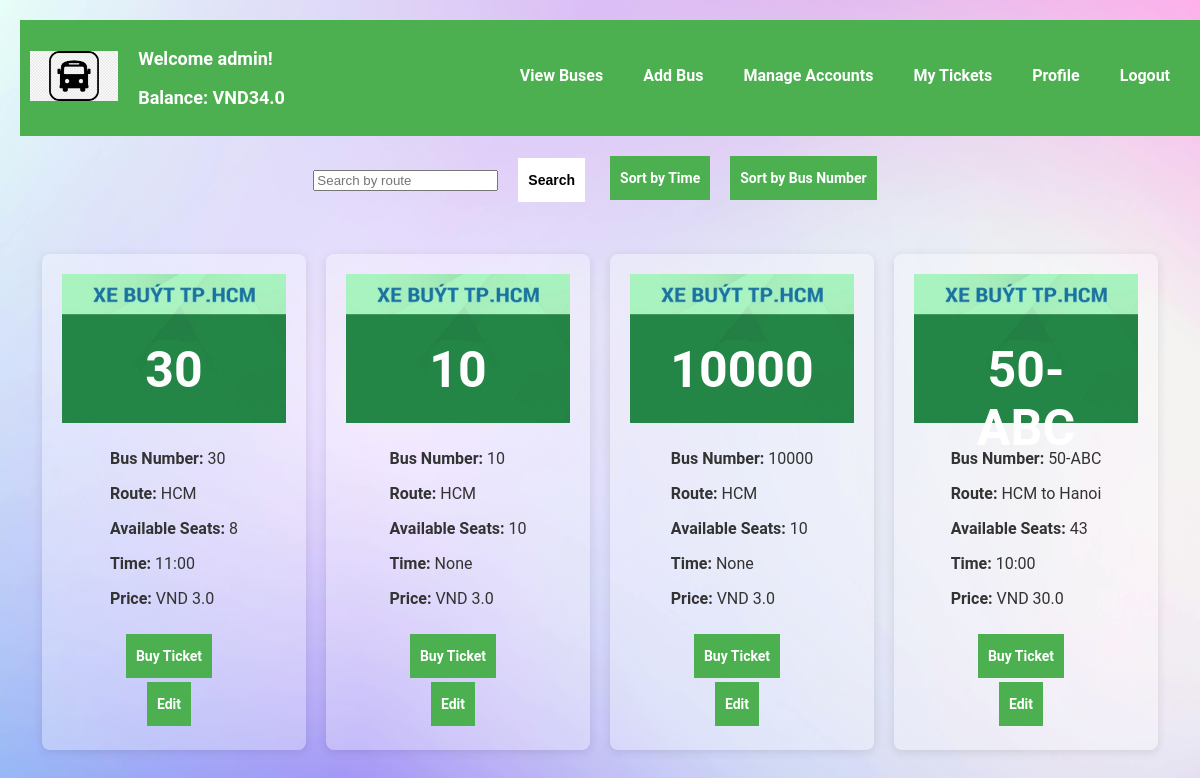
/view_buses (signed in), run on an earlier commit of the app's database.
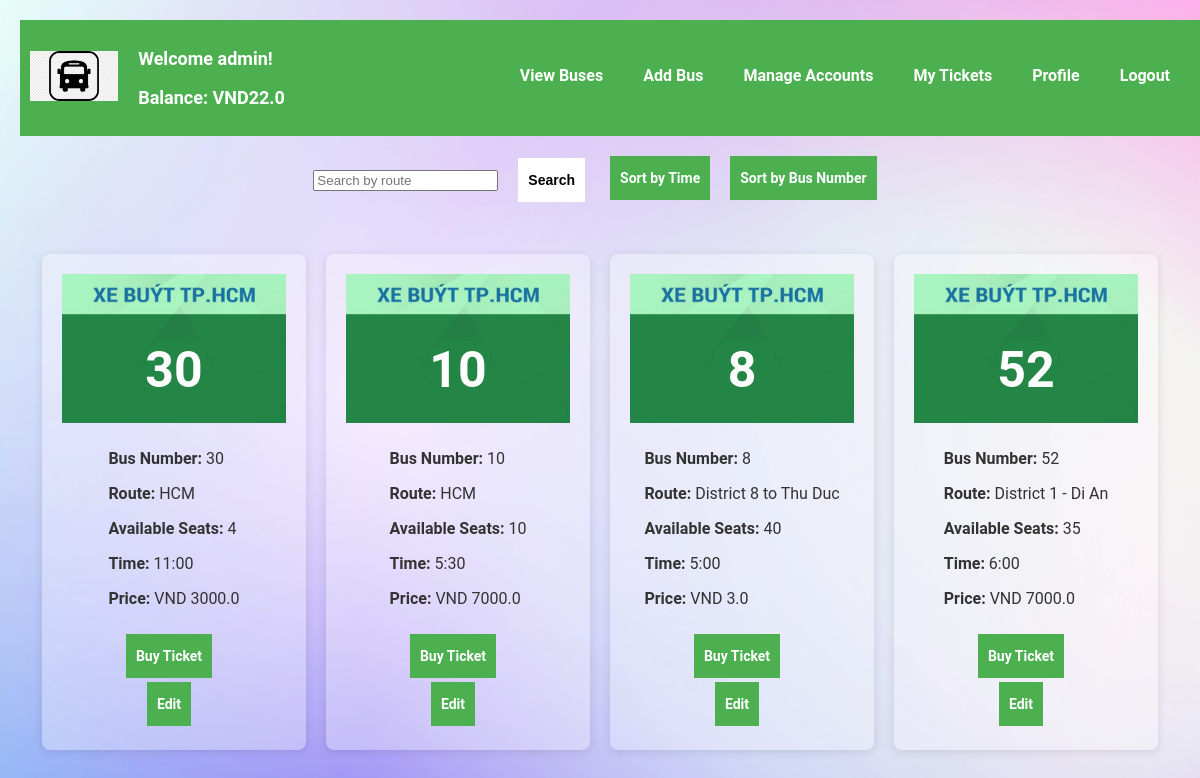
And on a later commit of the database.
### tables this page shows
CREATE TABLE users (
            id INTEGER PRIMARY KEY,
            username TEXT NOT NULL UNIQUE,
            password_hash TEXT NOT NULL
        , email TEXT, phone_number TEXT, gender TEXT, balance REAL DEFAULT 0.0, name TEXT);

CREATE TABLE buses (
            id INTEGER PRIMARY KEY,
            bus_number TEXT NOT NULL,
            route TEXT NOT NULL,
            total_seats INTEGER NOT NULL,
            available_seats INTEGER NOT NULL
        , time TEXT, price REAL DEFAULT 0.0);

### app.py (the view)
@app.route('/view_buses', methods=['GET', 'POST'])
def view_buses_route():
    user_id = session.get('user_id')
    if not user_id:
        flash('You need to log in to view buses.')
        return redirect(url_for('login'))
    user = UserDAO.get_user_by_id(user_id)
    sort_by = request.args.get('sort_by')
    search_query = request.form.get('search_query')
    buses = BusDAO.view_buses(sort_by=sort_by, search_query=search_query)
    balance = user[6]
    return render_template('view_buses.html', buses=buses, user=user, balance=balance)

### app.py (called while the page is built)
@app.before_request
def load_routes_into_trie():
    buses = BusDAO.view_buses()
    for bus in buses:
        trie.insert(bus[2])

### databases/bus_dao.py (called while the page is built)
    @staticmethod
    def view_buses(sort_by=None, search_query=None):
        conn = sqlite3.connect('bus_reservation.db')
        cursor = conn.cursor()
        query = 'SELECT * FROM buses'
        params = []
        if search_query:
            query += ' WHERE route LIKE ?'
            params.append(f'%{search_query}%')
        if sort_by:
            query += f' ORDER BY {sort_by}'
        cursor.execute(query, params)
        buses = cursor.fetchall()
        conn.close()
        return buses

### databases/user_dao.py (called while the page is built)
    @staticmethod
    def get_user_by_id(user_id):
        conn = sqlite3.connect('bus_reservation.db')
        cursor = conn.cursor()
        cursor.execute('SELECT * FROM users WHERE id = ?', (user_id,))
        user = cursor.fetchone()
        conn.close()
        return user

### trie.py (called while the page is built)
    def insert(self, word):
        node = self.root
        for char in word:
            if char not in node.children:
                node.children[char] = TrieNode()
            node = node.children[char]
        node.is_end_of_word = True

### templates/view_buses.html (shortened to what this page needs)
{% extends "base.html" %}
{% block content %}
<link rel="stylesheet" type="text/css" href="{{ url_for('static', filename='viewbus.css') }}">
<div class="container">
    <div class="search-sort-container">
        <form method="POST" action="{{ url_for('view_buses_route') }}" class="controls">
            <input type="text" id="search_query" name="search_query" placeholder="Search by route" onkeyup="autocomplete()">
            <button type="submit" class="buttonBack">Search</button>
        </form>
        <div class="sort-options">
            <a href="{{ url_for('view_buses_route', sort_by='time') }}" class="button2">Sort by Time</a>
            <a href="{{ url_for('view_buses_route', sort_by='bus_number') }}" class="button2">Sort by Bus Number</a>
        </div>
    </div>
    <div class="buses-container">
        {% for bus in buses %}
        <div class="bus-container">
            <div class="bus-image">
                <img src="{{ url_for('static', filename='images/bus_image.jpg') }}" alt="Bus Image">
                <div class="text-overlay">{{ bus[1] }}</div>
            </div>
            <div class="bus-info">
                <p><strong>Bus Number:</strong> {{ bus[1] }}</p>
                <p><strong>Route:</strong> {{ bus[2] }}</p>
                <p><strong>Available Seats:</strong> {{ bus[4] }}</p>
                <p><strong>Time:</strong> {{ bus[5] }}</p>
                <p><strong>Price:</strong> VND {{ bus[6] }}</p>
            </div>
            <a href="{{ url_for('buy_ticket', bus_id=bus[0]) }}" class="button2">Buy Ticket</a>
            {% if user[1] == 'admin' %}
            <a href="{{ url_for('edit_bus', bus_id=bus[0]) }}" class="button2">Edit</a>
            {% endif %}
        </div>
        {% endfor %}
    </div>
</div>
{% endblock %}

### templates/base.html (shortened to what this page needs)
<!DOCTYPE html>
<html lang="en">
<head>
    <link rel="stylesheet" type="text/css" href="{{ url_for('static', filename='styles.css') }}">
</head>
<body>
    <div class="header">
        <a href="{{ url_for('index') }}">
            <img src="{{ url_for('static', filename='images/logo.png') }}" alt="Logo" class="logo">
        </a>
        <div class="header-content">
            <div class="welcome-message">
                {% if user %}
                    <p>Welcome {{ user[1] }}!</p>
                    <p>Balance: VND{{ balance }}</p>
                {% else %}
                    <p><strong>Welcome to the Bus Reservation System</strong></p>
                {% endif %}
            </div>
            <div class="button-container">
                <a href="{{ url_for('view_buses_route') }}" class="button">View Buses</a>
                {% if user and user[1] == 'admin' %}
                <a href="{{ url_for('add_bus_route') }}" class="button">Add Bus</a>
                <a href="{{ url_for('manage_accounts') }}" class="button">Manage Accounts</a>
                {% endif %}
                <a href="{{ url_for('my_tickets') }}" class="button">My Tickets</a>
                <a href="{{ url_for('profile') }}" class="button">Profile</a>
                {% if user %}
                    <a href="{{ url_for('logout') }}" class="button">Logout</a>
                {% else %}
                    <a href="{{ url_for('login') }}" class="button">Login</a>
                {% endif %}
            </div>
        </div>
    </div>
    <div class="content">
        {% block content %}{% endblock %}
    </div>
</body>
</html>

### static/styles.css (style rules this page uses)
body { font-family: 'Roboto', sans-serif; background-color: #f4f7f6; color: #333; margin: 0; padding: 20px; background-image: url('/static/images/background.jpg'); background-size: cover; background-position: center; }
.header { display: flex; align-items: center; padding: 10px; width: 100%; background-color: #4CAF50; }
.logo { height: 50px; }
.header-content { display: flex; align-items: center; flex-grow: 1; justify-content: space-between; }
.welcome-message { font-size: 18px; font-weight: bold; color: white; margin-left: 20px; }
.button-container { display: flex; gap: 10px; }
.button { padding: 10px; background-color: #4CAF50; color: white; border: none; border-color: white; border-top: 4px solid transparent; border-bottom: 4px solid transparent; cursor: pointer; font-size: 16px; font-weight: bold; margin-right: 10px; text-align: center; text-decoration: none; display: inline-block; box-sizing: border-box; }
.button2 { padding: 10px; background-color: #4CAF50; color: white; border: none; border-color: white; border-top: 4px solid transparent; border-bottom: 4px solid transparent; cursor: pointer; font-size: 14px; font-weight: bold; margin-right: 10px; text-align: center; text-decoration: none; display: inline-block; box-sizing: border-box; }
.buttonBack { padding: 10px; background-color: white; color: black; border: none; border-color: white; border-top: 4px solid transparent; border-bottom: 4px solid transparent; cursor: pointer; font-size: 14px; font-weight: bold; margin-right: 10px; text-align: center; text-decoration: none; display: inline-block; box-sizing: border-box; }
.content { padding: 20px; }

### static/viewbus.css (style rules this page uses)
body { font-family: 'Roboto', sans-serif; background-color: #f4f7f6; color: #333; margin: 0; padding: 20px; background-image: url('/static/images/background.jpg'); background-size: cover; background-position: center; }
.container { display: flex; flex-wrap: wrap; gap: 20px; justify-content: center; }
.controls { display: flex; align-items: center; gap: 10px; }
.search-sort-container { width: 100%; display: flex; flex-wrap: wrap; justify-content: center; align-items: center; gap: 15px; margin-bottom: 30px; }
.buses-container { display: flex; flex-wrap: wrap; gap: 20px; justify-content: center; width: 100%; }
.sort-options { display: flex; gap: 10px; }
.bus-container { background-color: rgba(255, 255, 255, 0.3); padding: 20px; border-radius: 8px; box-shadow: 0 2px 10px rgba(0, 0, 0, 0.1); width: 20%; text-align: left; display: flex; flex-direction: column; align-items: center; }
.bus-image { width: 100%; height: auto; border-radius: 8px; position: relative; display: inline-block; text-align: center; margin-bottom: 10px; }
.bus-image img { display: block; width: 100%; height: auto; }
.bus-image .text-overlay { position: absolute; top: 45%; left: 50%; transform: translateX(-50%); color: white; font-size: 50px; font-weight: bold; z-index: 1; }
.bus-info { margin-bottom: 10px; }
.button { padding: 10px; background-color: #4CAF50; color: white; border: none; border-color: white; border-top: 4px solid transparent; border-bottom: 4px solid transparent; cursor: pointer; font-size: 16px; font-weight: bold; margin-right: 10px; margin-bottom: 5px; text-align: center; text-decoration: none; display: inline-block; box-sizing: border-box; }
.button2 { padding: 10px; background-color: #4CAF50; color: white; border: none; border-color: white; border-top: 4px solid transparent; border-bottom: 4px solid transparent; cursor: pointer; font-size: 14px; font-weight: bold; margin-right: 10px; margin-bottom: 4px; text-align: center; text-decoration: none; display: inline-block; box-sizing: border-box; }

What changed in the data, as far as the page shows it:
removed buses: bus_number "10000", route "HCM", available_seats "10", time "None", price "3.0"
removed buses: bus_number "50-ABC", route "HCM to Hanoi", available_seats "43", time "10:00", price "30.0"
changed users "admin": balance "34.0" → "22.0"
changed buses (number 1 of 4 on the later page): available_seats "8" → "4"; price "3.0" → "3000.0"
changed buses (number 2 of 4 on the later page): time "None" → "5:30"; price "3.0" → "7000.0"
added buses: bus_number "8", route "District 8 to Thu Duc", available_seats "40", time "5:00", price "3.0"
added buses: bus_number "52", route "District 1 - Di An", available_seats "35", time "6:00", price "7000.0"
